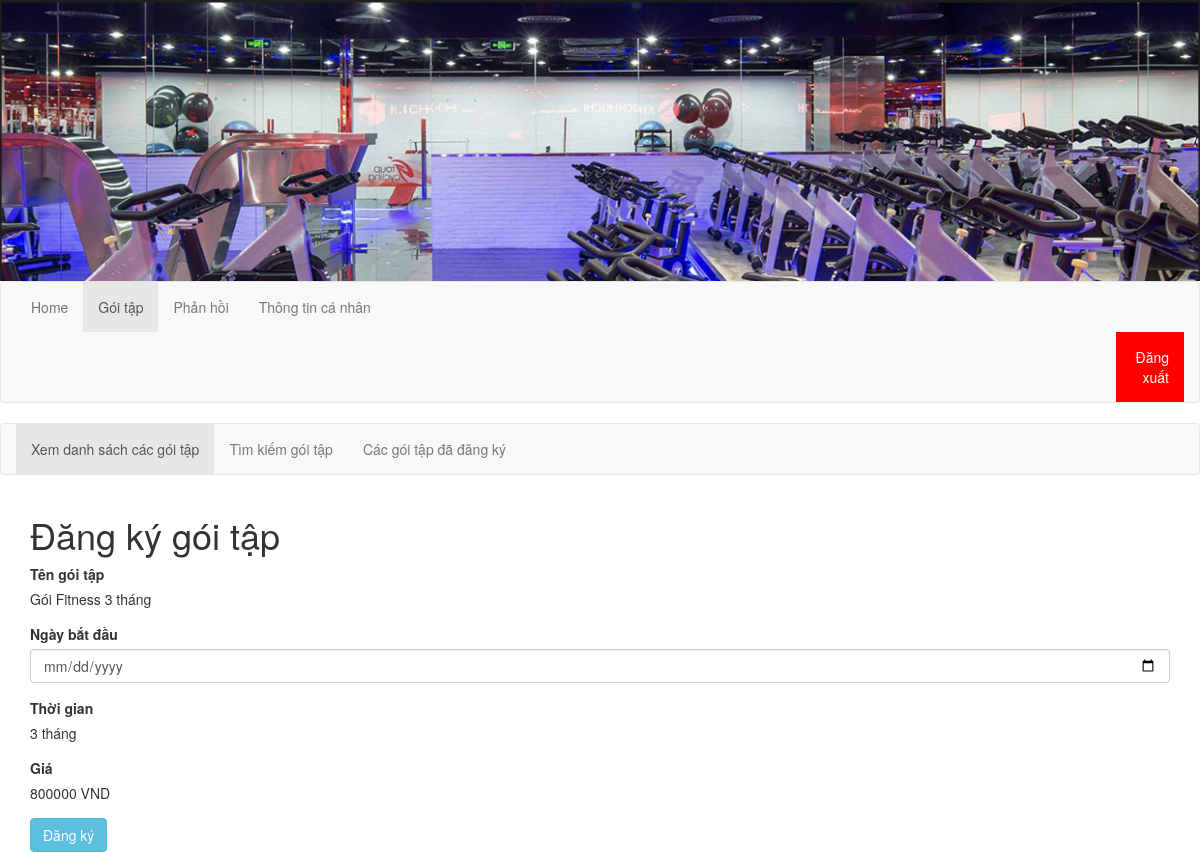
Screenshot of /php/customer/goiTap/dangKyGoiTap.php?sid=1 with the database file from the repository.
### tables this page shows
CREATE TABLE `goitap` (
  `id` bigint(20) NOT NULL,
  `tengoitap` varchar(50) NOT NULL,
  `thoigian` int(11) NOT NULL,
  `donvi` varchar(20) NOT NULL,
  `gia` bigint(20) NOT NULL
);

### php/customer/goiTap/dangKyGoiTap.php (the view, shortened to what this page needs)
<?php
require_once '../../connect.php';
$sdt = $_GET['user'];
$id = $_GET['sid'];
$view_sql="SELECT * FROM goitap WHERE id = $id";
$result = mysqli_query($conn, $view_sql);
$row = mysqli_fetch_assoc($result);
?>
<!DOCTYPE html>
<html lang="en">
    <head>
        <link rel="stylesheet" href="https://maxcdn.bootstrapcdn.com/bootstrap/3.4.1/css/bootstrap.min.css">
    </head>
<body>
      <header>
        <div>
            <img style="width: 100%;" src="../../../images/logo.png">
        </div>
      </header>
      <nav class="navbar navbar-default">
        <div class="container-fluid">
          <ul class="nav navbar-nav">
            <li><a href="../home.php?user=<?php echo $sdt?>">Home</a></li>
            <li class="active"><a href="../goiTap.php?user=<?php echo $sdt?>">Gói tập</a></li>
            <li><a href="../phanHoi.php?user=<?php echo $sdt?>">Phản hồi</a></li>
            <li><a href="../thongTinCaNhan/viewThongTin.php?user=<?php echo $sdt?>">Thông tin cá nhân</a></li>
            <li>
              <a style="text-align: right; background-color: red;color: white;margin-left: 1100px;" onclick="return confirm('Bạn có muốn đăng xuất không?')" href="../../../html/dangNhap.html"  >Đăng xuất</a>
            </li>
          </ul>
        </div>
      </nav>
      <nav class="navbar navbar-default">
        <div class="container-fluid">
          <ul class="nav navbar-nav">
            <li class="active"><a href="viewGoiTap.php?user=<?php echo $sdt?>">Xem danh sách các gói tập</a></li>
            <li><a href="searchGoiTap.php?user=<?php echo $sdt?>">Tìm kiếm gói tập</a></li>
            <li><a href="viewCacGoiTapDaDangKy.php?user=<?php echo $sdt?>">Các gói tập đã đăng ký</a></li>
          </ul>
        </div>
      </nav>
      <div class="container">
        <h1>Đăng ký gói tập</h1>
        <form action="addDangKyGoiTap.php?sid=<?php echo $id?>&user=<?php echo $sdt?>" method="post">
        <div class="form-group">
                <label for="ngaybatdau">Tên gói tập</label>
                <p><?php echo $row['tengoitap'] ?></p>
            </div>
            <div class="form-group">
                <label for="ngaybatdau">Ngày bắt đầu</label>
                <input type="date" name="ngaybatdau" id="ngaybatdau" class="form-control">
            </div>
            <div class="form-group">
                <label for="thoigian">Thời gian</label>
                <p><?php echo $row['thoigian'] ?><?php echo " " ?><?php echo $row['donvi'] ?></p>
            </div>
            <div class="form-group">
                <label for="thoigian">Giá</label>
                <p><?php echo $row['gia'] ?><?php echo " VND" ?></p>
            </div>
            <button type="submit" class="btn btn-info">Đăng ký</button>
        </form>
    </div>
      </body>
</html>

### rows the page displays
goitap: tengoitap "Gói Fitness 3 tháng", thoigian "3", donvi "tháng", gia "800000"
